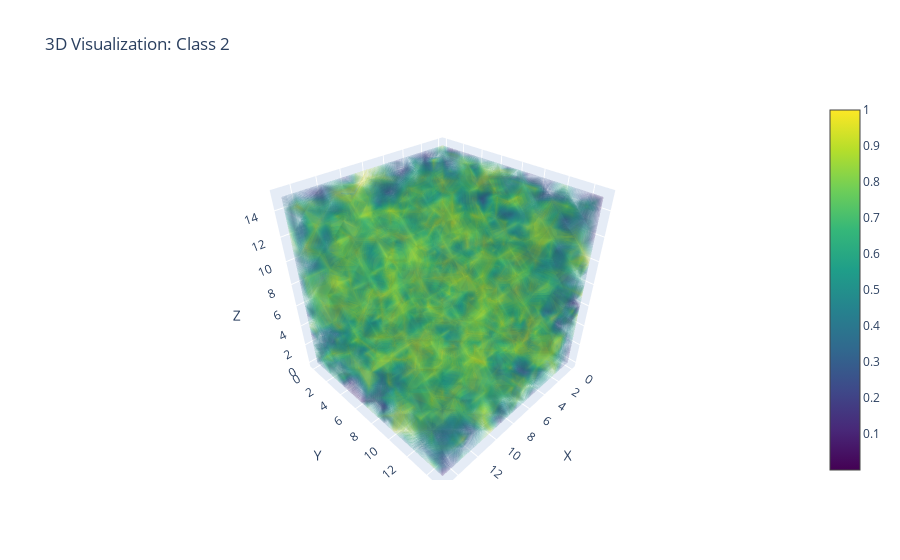

The notebook cell saved with this chart:
### Code cell
# Interactive 3D visualization
def visualize_3d(volume, label):
    x, y, z = np.mgrid[:16, :16, :16]
    fig = go.Figure(data=go.Volume(
        x=x.flatten(), y=y.flatten(), z=z.flatten(),
        value=volume.flatten(),
        opacity=0.1, surface_count=20,
        colorscale="Viridis"
    ))
    fig.update_layout(
        title=f"3D Visualization: Class {label}",
        scene=dict(xaxis_title="X", yaxis_title="Y", zaxis_title="Z")
    )
    fig.show()

visualize_3d(volume.squeeze(), label)

### Figure 1 — Plotly figure (JSON) as saved in the notebook; plotly's stock layout.template omitted (floating-point values rounded to 4 significant figures; data arrays with more than 128 entries replaced by an {"elided": "..."} marker saying what was removed)
{"data": [{"colorscale": [[0, "#440154"], [0.1111, "#482878"], [0.2222, "#3e4989"], [0.3333, "#31688e"], [0.4444, "#26828e"], [0.5556, "#1f9e89"], [0.6667, "#35b779"], [0.7778, "#6ece58"], [0.8889, "#b5de2b"], [1, "#fde725"]], "opacity": 0.1, "surface": {"count": 20}, "type": "volume", "value": {"elided": "4096 float values"}, "x": {"elided": "4096 int values"}, "y": {"elided": "4096 int values"}, "z": {"elided": "4096 int values"}}], "layout": {"scene": {"xaxis": {"title": {"text": "X"}}, "yaxis": {"title": {"text": "Y"}}, "zaxis": {"title": {"text": "Z"}}}, "title": {"text": "3D Visualization: Class 2"}}}
